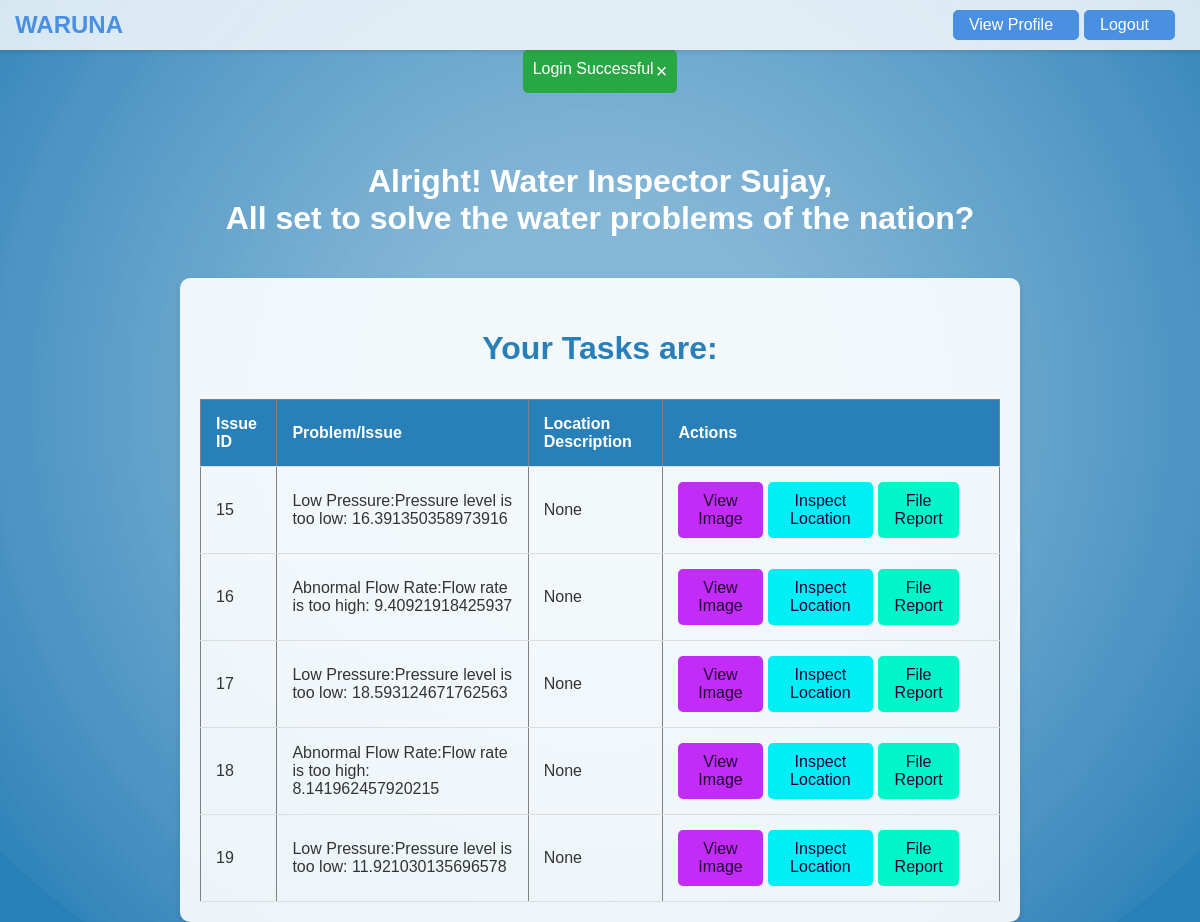
The app's page /inspector_dashboard (signed in), older data.
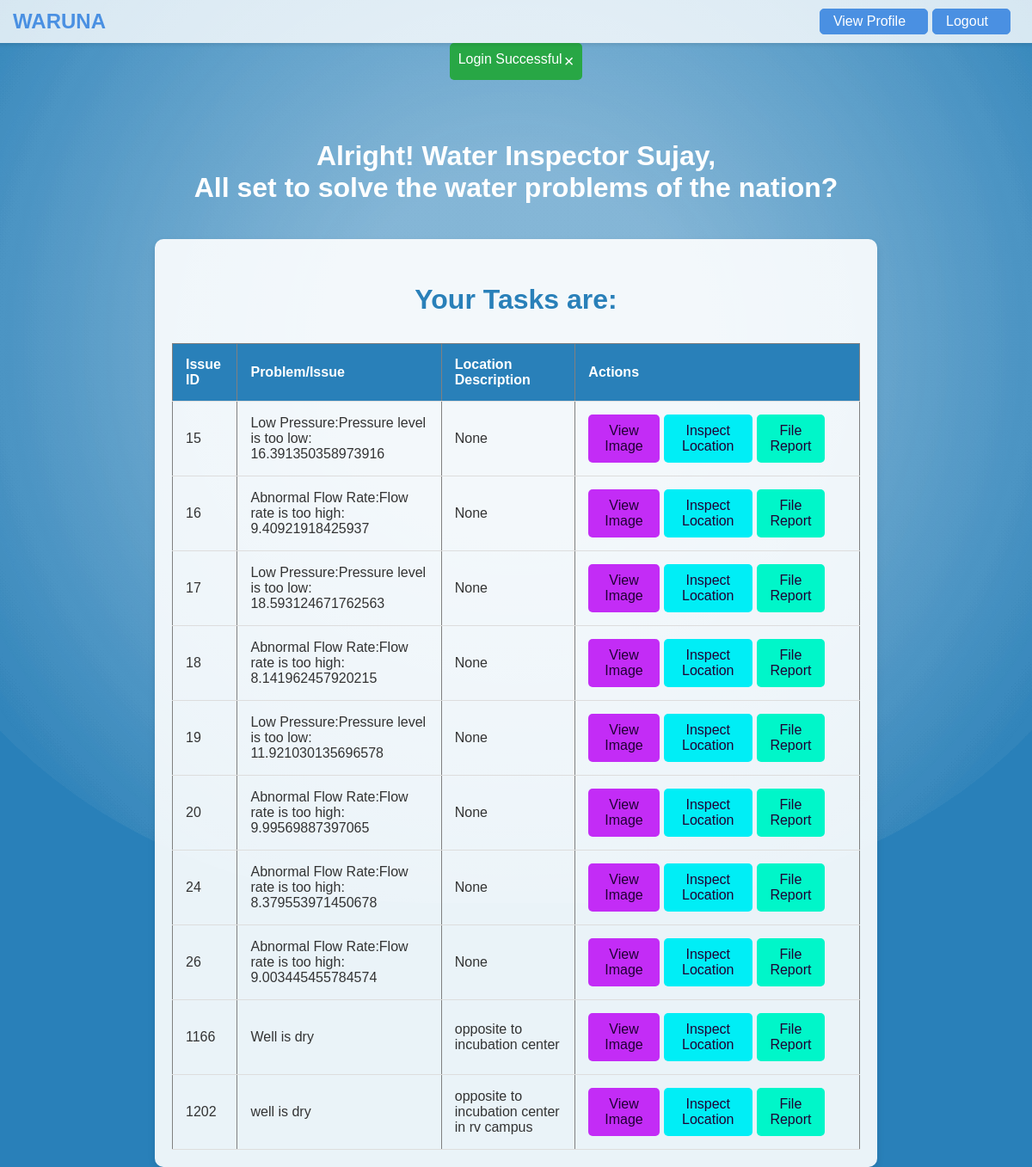
The same page, newer data.
### tables this page shows
CREATE TABLE reported_problems 
                 (id INTEGER PRIMARY KEY AUTOINCREMENT, location TEXT, landmark TEXT, 
                 location_description TEXT, issue_image TEXT, issue_description TEXT, 
                 email TEXT, date TEXT, lat REAL, lng REAL, assigned_to TEXT, status TEXT);

### app.py (the view)
@app.route('/inspector_dashboard')
def inspector_dashboard():
    if 'employee_id' in session and session['role'] == 'Water Inspector':
        name = session['name']
        conn = sqlite3.connect('waruna.db')
        c = conn.cursor()
        c.execute("SELECT id, issue_description, location_description, lat, lng FROM reported_problems WHERE assigned_to = ?",
                  (session['employee_id'],))
        tasks = c.fetchall()
        conn.close()
        flash('Login Successful', 'success')
        return render_template('inspector_dashboard.html', name=name, tasks=tasks)
    else:
        flash('Please log in as a Water Inspector to access this page', 'error')
        return redirect(url_for('login'))

### templates/inspector_dashboard.html (shortened to what this page needs)
<!DOCTYPE html>
<html lang="en">
<head>
</head>
<body>
    <nav class="navbar">
        <a class="navbar-brand" href="#">WARUNA</a>
        <div class="boxes">
            <div class="login-box"><a class="nav-link" href="/view_profile">View Profile</a></div>
            <div class="login-box"><a class="nav-link" href="/logout">Logout</a></div>
        </div>
    </nav>
    {% with messages = get_flashed_messages() %}
    {% if messages %}
    <div id="flash-messages" class="flash-messages">
        <ul>
            {% for message in messages %}
            <li>
                <span class="close" style="margin-left: 2px;">&times;</span>
                {{ message }}
            </li>
            {% endfor %}
        </ul>
    </div>
    {% endif %}
    {% endwith %}
    <div class="background-animation">
    </div>
    <h1 class="title">Alright! Water Inspector {{ name }},<br> All set to solve the water problems of the nation?</h1>
    <div class="container">
        <p class="yta">Your Tasks are: </p>
        <table border="1">
            <thead>
                <tr>
                    <th>Issue ID</th>
                    <th>Problem/Issue</th>
                    <th>Location Description</th>
                    <th>Actions</th>
                </tr>
            </thead>
            <tbody>
                {% for task in tasks %}
                <tr>
                    <td>{{ task[0] }}</td>
                    <td>{{ task[1] }}</td>
                    <td>{{ task[2] }}</td>
                    <td>
                        <div class="boxes">
                        <a href="{{ url_for('view_image', issue_id=task[0]) }}" class="btn btn-showimg" target="_blank" >View Image</a>
                        <a href="{{ url_for('inspect_location', lat=task[3], lng=task[4]) }}" class="btn btn-insloc" target="_blank" >Inspect Location</a>
                        <a href="{{ url_for('file_report', issue_id=task[0]) }}" class="btn btn-filerepo" target="_blank" >File Report</a>
                        </div>
                    </td>
                </tr>
                {% endfor %}
            </tbody>
        </table>
    </div>
    <div class="background-animation">
    </div>
</body>
</html>

Row changes from the older to the newer data that the page shows:
now on this page (row edited): reported_problems: id "20", issue_description "Abnormal Flow Rate:Flow rate is too high: 9.99569887397065", task "None"
now on this page (row edited): reported_problems: id "24", issue_description "Abnormal Flow Rate:Flow rate is too high: 8.379553971450678", task "None"
now on this page (row edited): reported_problems: id "26", issue_description "Abnormal Flow Rate:Flow rate is too high: 9.003445455784574", task "None"
added reported_problems: id "1166", issue_description "Well is dry", location_description "opposite to incubation center"
added reported_problems: id "1202", issue_description "well is dry", location_description "opposite to incubation center in rv campus"
